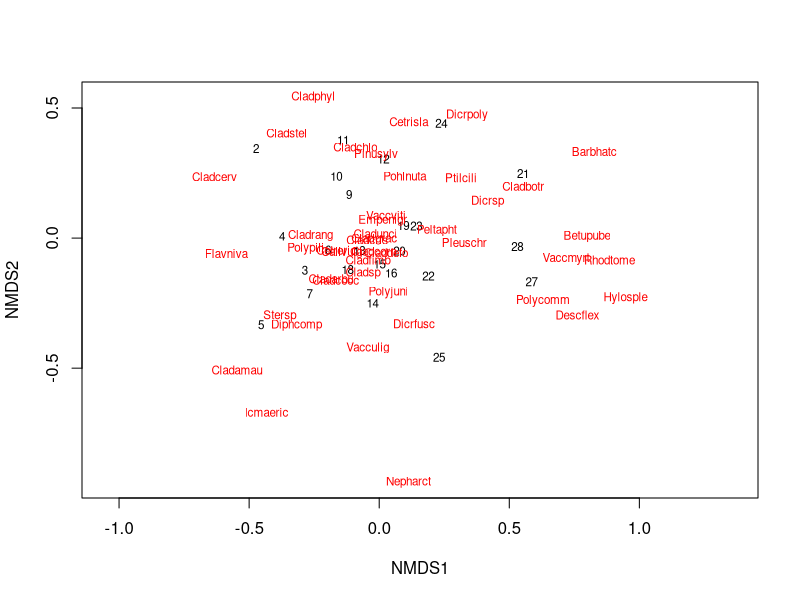
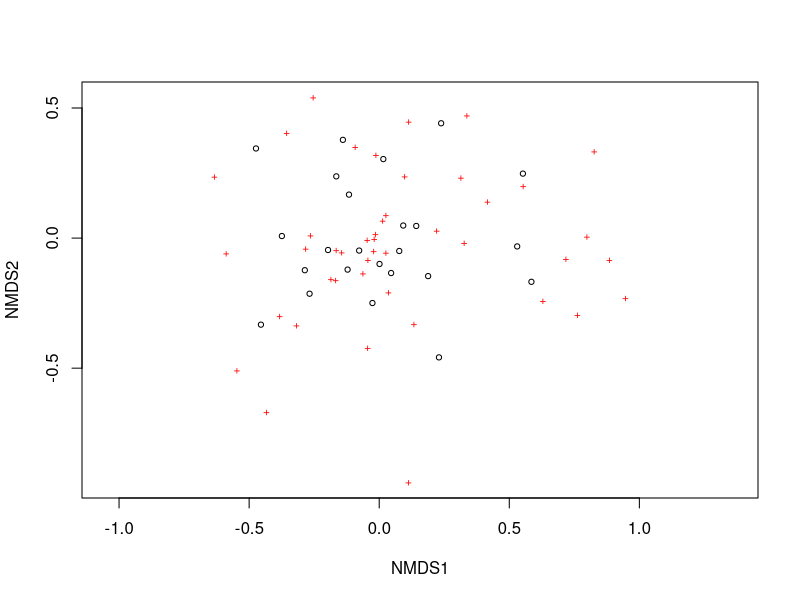
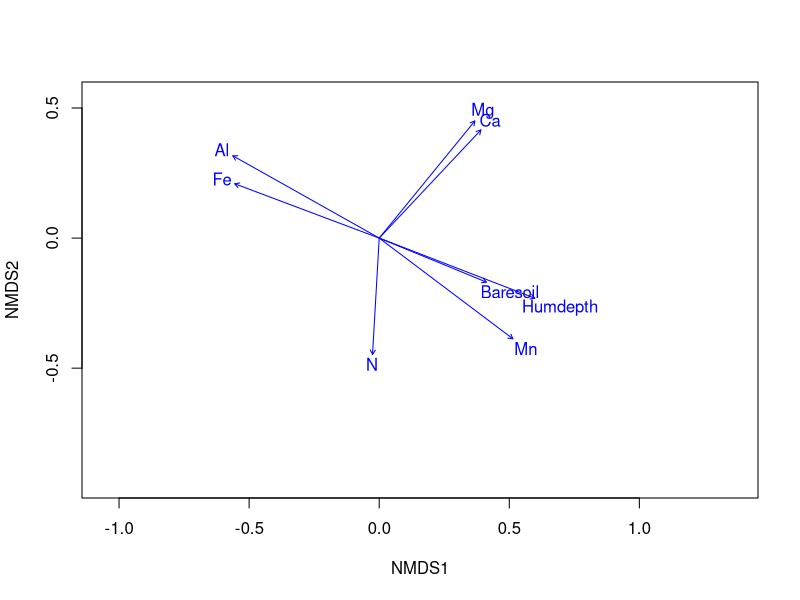

Reproduce these figures in R, in order.
# Building a NMDS with 

library(vegan) # Version 2.6.4

data("varespec") # Data sets of cover by lichen species
data("varechem") # Corresponding environmental parameters

ord <- metaMDS(varespec, distance = "bray", k = 2) # Ordination of the species

plot(ord, type = "t") # Showing the plot 
plot(ord, type = "p")
plot(ord, type = "n")

ef <- envfit(ord, varechem)
plot(ef, p.max = 0.05)
